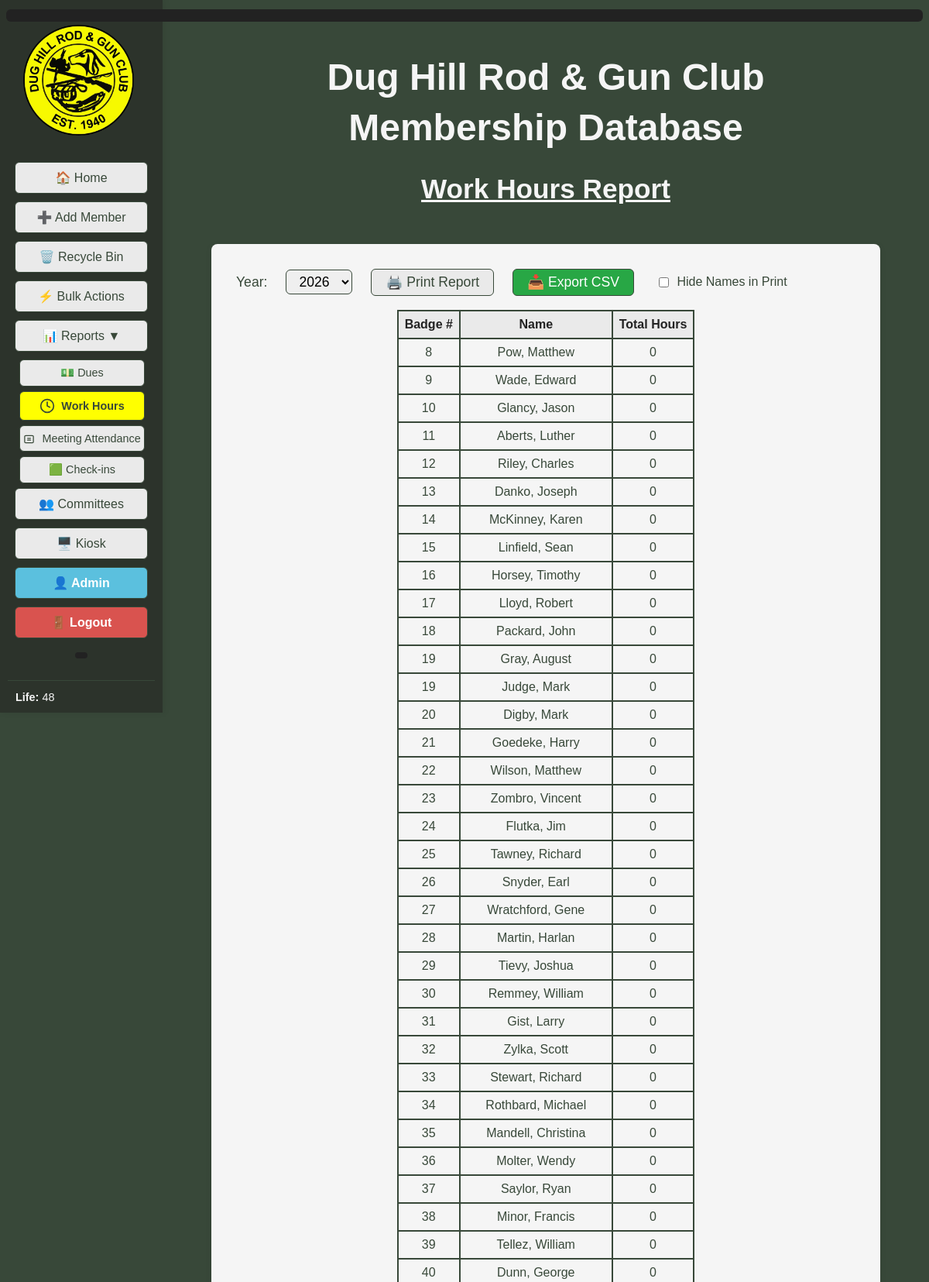
The page /work_hours_report (signed in, upper part) on the database its author committed.
### tables this page shows
CREATE TABLE members (
			id INTEGER PRIMARY KEY AUTOINCREMENT,
			badge_number TEXT,
			membership_type TEXT,
			first_name TEXT NOT NULL,
			middle_name TEXT,
			last_name TEXT NOT NULL,
			suffix TEXT,
			nickname TEXT,
			dob TEXT,
			email TEXT,
			email2 TEXT,
			phone TEXT,
			phone2 TEXT,
			address TEXT,
			city TEXT,
			state TEXT,
			zip TEXT,
			join_date TEXT,
			sponsor TEXT,
			card_internal TEXT,
			card_external TEXT,
			deleted INTEGER DEFAULT 0,
			deleted_on TEXT
		, member_notes TEXT, application_submitted TEXT, introduced_date TEXT, background_check_submitted TEXT, background_check_passed TEXT);

### DH_DB_Webapp/app.py (the view)
@app.route('/work_hours_report')
@login_required
def work_hours_report():
	year = request.args.get('year')
	if year:
		start_date = f"{year}-01-01"
		end_date = f"{year}-12-31"
	else:
		now = datetime.datetime.now()
		year = now.year
		start_date = f"{year}-01-01"
		end_date = f"{year}-12-31"
	work_hours = database.get_work_hours_report(start_date=start_date, end_date=end_date)
	years = database.get_dues_years()  # reuse dues years for dropdown
	now = datetime.datetime.now()
	member_stats = get_member_stats()
	return render_template('work_hours_report.html', work_hours=work_hours, years=years, selected_year=year, now=now, active_page='work_hours_report', member_stats=member_stats)

### DH_DB_Webapp/templates/work_hours_report.html (shortened to what this page needs)
<!DOCTYPE html>
<html>
<head>
</head>
<body style="background-color:#384839; font-family:Arial, Helvetica, sans-serif;">
        <div style="color:yellow; background:#222; font-size:1.1em; padding:8px 16px; margin:12px 0; border-radius:6px; z-index:9999; position:relative;">
        </div>
    <div style="display:flex; flex-direction:column; align-items:center;">
    <div class="side-menu" style="position:fixed; top:0; left:0; height:100vh; width:210px; background-color:#2c332b; display:flex; flex-direction:column; align-items:center; padding-top:120px; z-index:100; box-shadow:2px 0 8px rgba(0,0,0,0.08); overflow-y:auto;">
            <img src="{{ url_for('static', filename='Main_Logo-removebg-preview.png') }}" alt="Main Logo" style="height:143px; margin-top:-88px; margin-left:-8px; margin-bottom:34px;">
            <a href="{{ url_for('index') }}" class="{{ 'active-menu' if active_page == 'home' else '' }}" style="width:170px; display:inline-block; padding:10px 0; margin-bottom:10px; border-radius:6px; border:1px solid #384839; background-color:#eaeaea; color:#384839; text-decoration:none; font-weight:{{ 'bold' if active_page == 'home' else 'normal' }}; font-size:1em; font-family:Arial, Helvetica, sans-serif; box-shadow:0 1px 2px rgba(0,0,0,0.04); text-align:center;">🏠 Home</a>
            <a href="javascript:void(0);" onclick="openModal('addMemberModal')" style="width:170px; display:inline-block; padding:10px 0; margin-bottom:10px; border-radius:6px; border:1px solid #384839; background-color:#eaeaea; color:#384839; text-decoration:none; font-weight:normal; font-size:1em; font-family:Arial, Helvetica, sans-serif; box-shadow:0 1px 2px rgba(0,0,0,0.04); text-align:center;">➕ Add Member</a>
            <a href="{{ url_for('recycle_bin') }}" class="{{ 'active-menu' if active_page == 'recycle_bin' else '' }}" style="width:170px; display:inline-block; padding:10px 0; margin-bottom:10px; border-radius:6px; border:1px solid #384839; background-color:#eaeaea; color:#384839; text-decoration:none; font-weight:{{ 'bold' if active_page == 'recycle_bin' else 'normal' }}; font-size:1em; font-family:Arial, Helvetica, sans-serif; box-shadow:0 1px 2px rgba(0,0,0,0.04); text-align:center;">🗑️ Recycle Bin</a>
            <a href="{{ url_for('bulk_actions') }}" class="{{ 'active-menu' if active_page == 'bulk_actions' else '' }}" style="width:170px; display:inline-block; padding:10px 0; margin-bottom:10px; border-radius:6px; border:1px solid #384839; background-color:#eaeaea; color:#384839; text-decoration:none; font-weight:{{ 'bold' if active_page == 'bulk_actions' else 'normal' }}; font-size:1em; font-family:Arial, Helvetica, sans-serif; box-shadow:0 1px 2px rgba(0,0,0,0.04); text-align:center;">⚡ Bulk Actions</a>
            <div class="menu-toggle" onclick="toggleSubmenu()" style="width:170px; display:inline-block; padding:10px 0; margin-bottom:10px; border-radius:6px; border:1px solid #384839; background-color:#eaeaea; color:#384839; text-decoration:none; font-weight:normal; font-size:1em; font-family:Arial, Helvetica, sans-serif; box-shadow:0 1px 2px rgba(0,0,0,0.04); text-align:center;">
                📊 Reports <span id="submenu-arrow">▼</span>
            </div>
            <div id="reports-submenu" class="submenu {% if active_page in ['dues_report', 'work_hours_report', 'meeting_attendance_report', 'kiosk_report'] %}active{% endif %}" style="width:170px;">
                <a href="{{ url_for('dues_report') }}" class="{{ 'active-menu' if active_page == 'dues_report' else '' }}" style="width:170px; display:inline-block; padding:10px 0; margin-bottom:10px; border-radius:6px; border:1px solid #384839; background-color:#eaeaea; color:#384839; text-decoration:none; font-weight:{{ 'bold' if active_page == 'dues_report' else 'normal' }}; font-size:1em; font-family:Arial, Helvetica, sans-serif; box-shadow:0 1px 2px rgba(0,0,0,0.04); text-align:center;">💵 Dues</a>
                <a href="{{ url_for('work_hours_report') }}" class="{{ 'active-menu' if active_page == 'work_hours_report' else '' }}" style="width:170px; display:flex; align-items:center; justify-content:center; gap:8px; padding:10px 0; margin-bottom:10px; border-radius:6px; border:1px solid #384839; background-color:#eaeaea; color:#384839; text-decoration:none; font-weight:{{ 'bold' if active_page == 'work_hours_report' else 'normal' }}; font-size:1em; font-family:Arial, Helvetica, sans-serif; box-shadow:0 1px 2px rgba(0,0,0,0.04);"><img src="{{ url_for('static', filename='icon_work_hours.svg') }}" alt="Work Hours" style="height:20px; vertical-align:middle;"> Work Hours</a>
                <a href="{{ url_for('meeting_attendance_report') }}" class="{{ 'active-menu' if active_page == 'meeting_attendance_report' else '' }}" style="width:170px; display:inline-block; padding:10px 0; margin-bottom:10px; border-radius:6px; border:1px solid #384839; background-color:#eaeaea; color:#384839; text-decoration:none; font-weight:{{ 'bold' if active_page == 'meeting_attendance_report' else 'normal' }}; font-size:1em; font-family:Arial, Helvetica, sans-serif; box-shadow:0 1px 2px rgba(0,0,0,0.04); text-align:center;">
                    <img src="{{ url_for('static', filename='icon_attendance.svg') }}" alt="Attendance" style="height:1em; vertical-align:middle; margin-right:6px;"> Meeting Attendance
                </a>
                <a href="{{ url_for('kiosk_report') }}" class="{{ 'active-menu' if active_page == 'kiosk_report' else '' }}" style="width:170px; display:inline-block; padding:10px 0; margin-bottom:10px; border-radius:6px; border:1px solid #384839; background-color:#eaeaea; color:#384839; text-decoration:none; font-weight:{{ 'bold' if active_page == 'kiosk_report' else 'normal' }}; font-size:1em; font-family:Arial, Helvetica, sans-serif; box-shadow:0 1px 2px rgba(0,0,0,0.04); text-align:center;">🟩 Check-ins</a>
            </div>
            <a href="{{ url_for('committees') }}" class="{{ 'active-menu' if active_page == 'committees' else '' }}" style="width:170px; display:inline-block; padding:10px 0; margin-bottom:10px; border-radius:6px; border:1px solid #384839; background-color:#eaeaea; color:#384839; text-decoration:none; font-weight:{{ 'bold' if active_page == 'committees' else 'normal' }}; font-size:1em; font-family:Arial, Helvetica, sans-serif; box-shadow:0 1px 2px rgba(0,0,0,0.04); text-align:center;">👥 Committees</a>
            <a href="{{ url_for('kiosk') }}" target="_blank" style="width:170px; display:inline-block; padding:10px 0; margin-bottom:10px; border-radius:6px; border:1px solid #384839; background-color:#eaeaea; color:#384839; text-decoration:none; font-weight:normal; font-size:1em; font-family:Arial, Helvetica, sans-serif; box-shadow:0 1px 2px rgba(0,0,0,0.04); text-align:center;">🖥️ Kiosk</a>
            {% if current_user.is_admin_or_bdfl() %}
            <a href="{{ url_for('admin_users') }}" class="{{ 'active-menu' if active_page == 'admin_users' else '' }}" style="width:170px; display:inline-block; padding:10px 0; margin-bottom:10px; border-radius:6px; border:1px solid #384839; background-color:{{ '#5bc0de' if active_page != 'admin_users' else 'rgb(255,255,0)' }}; color:{{ '#ffffff' if active_page != 'admin_users' else '#000000' }}; text-decoration:none; font-weight:bold; font-size:1em; font-family:Arial, Helvetica, sans-serif; box-shadow:0 1px 2px rgba(0,0,0,0.04); text-align:center; position:relative;">
                <span style="display: flex; align-items: center; width: 100%; justify-content: center; text-align: center;">
                    <span style="display:inline-block; vertical-align:middle;">👤 Admin</span>
                </span>
            </a>
            {% endif %}
            <a href="{{ url_for('logout') }}" style="width:170px; display:inline-block; padding:10px 0; margin-bottom:10px; border-radius:6px; border:1px solid #384839; background-color:#d9534f; color:#ffffff; text-decoration:none; font-weight:bold; font-size:1em; font-family:Arial, Helvetica, sans-serif; box-shadow:0 1px 2px rgba(0,0,0,0.04); text-align:center;">🚪 Logout</a>
                        <div style="color:yellow; background:#222; font-size:0.9em; padding:4px 8px; margin:8px 0; border-radius:4px;">
                        </div>
            <div style="width:170px; margin-top:20px; padding:10px; border-top:1px solid #384839;">
                <div style="color:#f5f5f5; font-size:0.9em; line-height:1.6; text-align:left;">
                    <div style="margin-bottom:8px;"><strong>Life:</strong> {{ member_stats.life_members }}</div>
                </div>
            </div>
        </div>
            </div>
        <div class="main-content" style="flex:1; margin-left:210px; display:flex; flex-direction:column; align-items:center;">
            <div style="display:flex; flex-direction:row; justify-content:center; margin-bottom:20px; width:100%;">
                <div style="text-align:center; width:100%;">
                    <h1 style="margin-bottom:0.2em; color:#f5f5f5; font-size:3em;">Dug Hill Rod & Gun Club</h1>
                    <h1 style="margin-top:0.2em; color:#f5f5f5; font-size:3em;">Membership Database</h1>
                    <h2 style="font-size:2.2em; margin-bottom:0.2em; margin-top:0; text-align:center; color:#f5f5f5; font-family:Arial, Helvetica, sans-serif; font-weight:bold; text-decoration:underline;">Work Hours Report</h2>
                </div>
            </div>
            <div style="background-color:#f5f5f5; border-radius:8px; padding:32px; min-width:400px; min-height:200px; box-shadow:0 2px 8px rgba(0,0,0,0.08); margin-bottom:40px; margin-top:24px; width:100%; max-width:800px;">
                <form method="get" action="{{ url_for('work_hours_report') }}" style="margin-bottom:18px; display:inline-flex; align-items:center; gap:16px;">
                    <label for="year" style="font-size:1.1em; color:#384839; margin-right:8px;">Year:</label>
                    <select name="year" id="year" onchange="this.form.submit()" style="font-size:1.1em; padding:4px 12px; border-radius:6px; border:1px solid #384839;">
                        {% for y in years %}
                        {% if y != 'All' and y != 'all' %}
                        <option value="{{ y }}" {% if selected_year == y %}selected{% endif %}>{{ y }}</option>
                        {% endif %}
                        {% endfor %}
                    </select>
                    <button type="button" class="print-btn" onclick="printReport()" style="padding:6px 18px; font-size:1.1em; border-radius:6px; border:1px solid #384839; background-color:#eaeaea; color:#384839; cursor:pointer; margin-left:8px;">🖨️ Print Report</button>
                    <button type="button" class="print-btn" onclick="window.location.href='{{ url_for('work_hours_export_csv', year=selected_year) }}'" style="padding:6px 18px; font-size:1.1em; border-radius:6px; border:1px solid #384839; background-color:#28a745; color:#fff; cursor:pointer; margin-left:8px;">📥 Export CSV</button>
                    <label class="hide-names-label" style="font-size:1em; color:#384839; margin-left:12px;">
                        <input type="checkbox" id="hideNamesPrint" style="margin-right:6px; vertical-align:middle;" onclick="toggleHideNames()"> Hide Names in Print
                    </label>
                </form>
                <div style="display: flex; justify-content: center; align-items: center; width: 100%;">
                    <table id="workHoursTable" class="print-table" style="width:auto; max-width:700px; border-collapse:collapse; margin-left:auto; margin-right:auto;">
                        <thead>
                        <tr style="background:#eaeaea; color:#222;">
                            <th id="th0" style="padding:8px; border:2px solid #384839; cursor:pointer; text-align:center;" onclick="sortTable(0)">Badge # </th>
                            <th id="th1" class="name-col" style="padding:8px; border:2px solid #384839; cursor:pointer;" onclick="sortTable(1)">Name </th>
                            <th id="th2" style="padding:8px; border:2px solid #384839; cursor:pointer; text-align:center;" onclick="sortTable(2)">Total Hours </th>
                        </tr>
                        </thead>
                        <tbody id="workHoursBody">
                        {% for wh in work_hours %}
                        <tr data-member-id="{{ wh[4] }}" style="cursor:pointer;" onclick="window.location='{{ url_for('member_details', member_id=wh[4]) }}?tab=work_hours'">
                            <td style="padding:8px; border:2px solid #384839; text-align:center; color:#384839;">{{ wh[0] }}</td>
                            <td class="name-col" style="padding:8px; border:2px solid #384839; color:#384839;">{{ wh[2] }}, {{ wh[1] }}</td>
                            <td style="padding:8px; border:2px solid #384839; text-align:center; color:#384839;">{{ wh[3] }}</td>
                        </tr>
                        {% endfor %}
                        </tbody>
                    </table>
                </div>
            </div>
        </div>
</body>
</html>

### rows shown on the page
members: badge_number "8", last_name "Pow", first_name "Matthew", deleted "0"
members: badge_number "9", last_name "Wade", first_name "Edward", deleted "0"
members: badge_number "10", last_name "Glancy", first_name "Jason", deleted "0"
members: badge_number "11", last_name "Aberts", first_name "Luther", deleted "0"
members: badge_number "12", last_name "Riley", first_name "Charles", deleted "0"
members: badge_number "13", last_name "Danko", first_name "Joseph", deleted "0"
members: badge_number "14", last_name "McKinney", first_name "Karen", deleted "0"
members: badge_number "15", last_name "Linfield", first_name "Sean", deleted "0"
members: badge_number "16", last_name "Horsey", first_name "Timothy", deleted "0"
members: badge_number "17", last_name "Lloyd", first_name "Robert", deleted "0"
members: badge_number "18", last_name "Packard", first_name "John", deleted "0"
members: badge_number "19", last_name "Gray", first_name "August", deleted "0"
members: badge_number "19", last_name "Judge", first_name "Mark", deleted "0"
members: badge_number "20", last_name "Digby", first_name "Mark", deleted "0"
members: badge_number "21", last_name "Goedeke", first_name "Harry", deleted "0"
members: badge_number "22", last_name "Wilson", first_name "Matthew", deleted "0"
members: badge_number "23", last_name "Zombro", first_name "Vincent", deleted "0"
members: badge_number "24", last_name "Flutka", first_name "Jim", deleted "0"
members: badge_number "25", last_name "Tawney", first_name "Richard", deleted "0"
members: badge_number "26", last_name "Snyder", first_name "Earl", deleted "0"
members: badge_number "27", last_name "Wratchford", first_name "Gene", deleted "0"
members: badge_number "28", last_name "Martin", first_name "Harlan", deleted "0"
members: badge_number "29", last_name "Tievy", first_name "Joshua", deleted "0"
members: badge_number "30", last_name "Remmey", first_name "William", deleted "0"
members: badge_number "31", last_name "Gist", first_name "Larry", deleted "0"
members: badge_number "32", last_name "Zylka", first_name "Scott", deleted "0"
members: badge_number "33", last_name "Stewart", first_name "Richard", deleted "0"
members: badge_number "34", last_name "Rothbard", first_name "Michael", deleted "0"
members: badge_number "35", last_name "Mandell", first_name "Christina", deleted "0"
members: badge_number "36", last_name "Molter", first_name "Wendy", deleted "0"
members: badge_number "37", last_name "Saylor", first_name "Ryan", deleted "0"
members: badge_number "38", last_name "Minor", first_name "Francis", deleted "0"
members: badge_number "39", last_name "Tellez", first_name "William", deleted "0"
members: badge_number "40", last_name "Dunn", first_name "George", deleted "0"

### other values the page prints
{{ member_stats.life_members }} "48"
form field year "2026"
